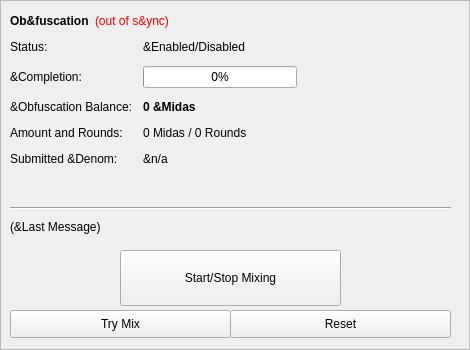
        <widget class="QFrame" name="frameObfuscation">
         <property name="minimumSize">
          <size>
           <width>0</width>
           <height>350</height>
          </size>
         </property>
         <property name="layoutDirection">
          <enum>Qt::LeftToRight</enum>
         </property>
         <property name="frameShape">
          <enum>QFrame::StyledPanel</enum>
         </property>
         <property name="frameShadow">
          <enum>QFrame::Raised</enum>
         </property>
         <widget class="QWidget" name="formLayoutWidget">
          <property name="geometry">
           <rect>
            <x>10</x>
            <y>40</y>
            <width>451</width>
            <height>161</height>
           </rect>
          </property>
          <layout class="QFormLayout" name="formLayout">
           <property name="fieldGrowthPolicy">
            <enum>QFormLayout::AllNonFixedFieldsGrow</enum>
           </property>
           <property name="horizontalSpacing">
            <number>11</number>
           </property>
           <property name="verticalSpacing">
            <number>12</number>
           </property>
           <item row="0" column="0">
            <widget class="QLabel" name="label_6">
             <property name="text">
              <string>Status:</string>
             </property>
            </widget>
           </item>
           <item row="1" column="0">
            <widget class="QLabel" name="label_7">
             <property name="text">
              <string>&amp;Completion:</string>
             </property>
            </widget>
           </item>
           <item row="1" column="1">
            <widget class="QProgressBar" name="obfuscationProgress">
             <property name="maximumSize">
              <size>
               <width>154</width>
               <height>16777215</height>
              </size>
             </property>
             <property name="value">
              <number>0</number>
             </property>
            </widget>
           </item>
           <item row="2" column="0">
            <widget class="QLabel" name="labelAnonymizedText">
             <property name="text">
              <string>&amp;Obfuscation Balance:</string>
             </property>
            </widget>
           </item>
           <item row="2" column="1">
            <widget class="QLabel" name="labelAnonymized">
             <property name="font">
              <font>
               <weight>75</weight>
               <bold>true</bold>
              </font>
             </property>
             <property name="text">
              <string notr="true">0 &amp;Midas</string>
             </property>
            </widget>
           </item>
           <item row="3" column="0">
            <widget class="QLabel" name="label_8">
             <property name="text">
              <string>Amount and Rounds:</string>
             </property>
            </widget>
           </item>
           <item row="3" column="1">
            <widget class="QLabel" name="labelAmountRounds">
             <property name="text">
              <string>0 Midas / 0 Rounds</string>
             </property>
            </widget>
           </item>
           <item row="4" column="0">
            <widget class="QLabel" name="label_9">
             <property name="text">
              <string>Submitted &amp;Denom:</string>
             </property>
            </widget>
           </item>
           <item row="4" column="1">
            <widget class="QLabel" name="labelSubmittedDenom">
             <property name="toolTip">
              <string>The denominations you submitted to the Masternode.&lt;br&gt;To mix, other users must submit the exact same denominations.</string>
             </property>
             <property name="text">
              <string>&amp;n/a</string>
             </property>
            </widget>
           </item>
           <item row="0" column="1">
            <widget class="QLabel" name="obfuscationEnabled">
             <property name="text">
              <string>&amp;Enabled/Disabled</string>
             </property>
            </widget>
           </item>
          </layout>
         </widget>
         <widget class="QPushButton" name="runAutoDenom">
          <property name="geometry">
           <rect>
            <x>251</x>
            <y>17</y>
            <width>1</width>
            <height>1</height>
           </rect>
          </property>
          <property name="palette">
           <palette>
            <active>
             <colorrole role="WindowText">
              <brush brushstyle="SolidPattern">
               <color alpha="255">
                <red>0</red>
                <green>0</green>
                <blue>0</blue>
               </color>
              </brush>
             </colorrole>
             <colorrole role="Button">
              <brush brushstyle="SolidPattern">
               <color alpha="255">
                <red>239</red>
                <green>238</green>
                <blue>238</blue>
               </color>
              </brush>
             </colorrole>
             <colorrole role="Light">
              <brush brushstyle="SolidPattern">
               <color alpha="255">
                <red>255</red>
                <green>255</green>
                <blue>255</blue>
               </color>
              </brush>
             </colorrole>
             <colorrole role="Midlight">
              <brush brushstyle="SolidPattern">
               <color alpha="255">
                <red>247</red>
                <green>246</green>
                <blue>246</blue>
               </color>
              </brush>
             </colorrole>
             <colorrole role="Dark">
              <brush brushstyle="SolidPattern">
               <color alpha="255">
                <red>119</red>
                <green>119</green>
                <blue>119</blue>
               </color>
              </brush>
             </colorrole>
             <colorrole role="Mid">
              <brush brushstyle="SolidPattern">
               <color alpha="255">
                <red>159</red>
                <green>159</green>
                <blue>159</blue>
               </color>
              </brush>
             </colorrole>
             <colorrole role="Text">
              <brush brushstyle="SolidPattern">
               <color alpha="255">
                <red>0</red>
                <green>0</green>
                <blue>0</blue>
               </color>
              </brush>
             </colorrole>
             <colorrole role="BrightText">
              <brush brushstyle="SolidPattern">
               <color alpha="255">
                <red>255</red>
                <green>255</green>
                <blue>255</blue>
               </color>
              </brush>
             </colorrole>
             <colorrole role="ButtonText">
              <brush brushstyle="SolidPattern">
               <color alpha="255">
                <red>0</red>
                <green>0</green>
                <blue>0</blue>
               </color>
              </brush>
             </colorrole>
             <colorrole role="Base">
              <brush brushstyle="SolidPattern">
               <color alpha="255">
                <red>255</red>
                <green>255</green>
                <blue>255</blue>
               </color>
              </brush>
             </colorrole>
             <colorrole role="Window">
              <brush brushstyle="SolidPattern">
               <color alpha="255">
                <red>239</red>
                <green>238</green>
                <blue>238</blue>
               </color>
              </brush>
             </colorrole>
             <colorrole role="Shadow">
              <brush brushstyle="SolidPattern">
               <color alpha="255">
                <red>0</red>
                <green>0</green>
                <blue>0</blue>
               </color>
              </brush>
             </colorrole>
             <colorrole role="AlternateBase">
              <brush brushstyle="SolidPattern">
               <color alpha="255">
                <red>247</red>
                <green>246</green>
                <blue>246</blue>
               </color>
              </brush>
             </colorrole>
             <colorrole role="ToolTipBase">
              <brush brushstyle="SolidPattern">
               <color alpha="255">
                <red>255</red>
                <green>255</green>
                <blue>220</blue>
               </color>
              </brush>
             </colorrole>
             <colorrole role="ToolTipText">
              <brush brushstyle="SolidPattern">
               <color alpha="255">
                <red>0</red>
                <green>0</green>
                <blue>0</blue>
               </color>
              </brush>
             </colorrole>
            </active>
            <inactive>
             <colorrole role="WindowText">
              <brush brushstyle="SolidPattern">
               <color alpha="255">
                <red>0</red>
                <green>0</green>
                <blue>0</blue>
               </color>
              </brush>
             </colorrole>
             <colorrole role="Button">
              <brush brushstyle="SolidPattern">
               <color alpha="255">
                <red>239</red>
                <green>238</green>
                <blue>238</blue>
               </color>
              </brush>
             </colorrole>
             <colorrole role="Light">
              <brush brushstyle="SolidPattern">
               <color alpha="255">
                <red>255</red>
                <green>255</green>
                <blue>255</blue>
               </color>
              </brush>
             </colorrole>
             <colorrole role="Midlight">
              <brush brushstyle="SolidPattern">
               <color alpha="255">
                <red>247</red>
                <green>246</green>
                <blue>246</blue>
               </color>
              </brush>
             </colorrole>
             <colorrole role="Dark">
              <brush brushstyle="SolidPattern">
               <color alpha="255">
                <red>119</red>
                <green>119</green>
                <blue>119</blue>
               </color>
              </brush>
             </colorrole>
             <colorrole role="Mid">
              <brush brushstyle="SolidPattern">
               <color alpha="255">
                <red>159</red>
                <green>159</green>
                <blue>159</blue>
               </color>
              </brush>
             </colorrole>
             <colorrole role="Text">
              <brush brushstyle="SolidPattern">
               <color alpha="255">
                <red>0</red>
                <green>0</green>
                <blue>0</blue>
               </color>
              </brush>
             </colorrole>
             <colorrole role="BrightText">
              <brush brushstyle="SolidPattern">
               <color alpha="255">
                <red>255</red>
                <green>255</green>
                <blue>255</blue>
               </color>
              </brush>
             </colorrole>
             <colorrole role="ButtonText">
              <brush brushstyle="SolidPattern">
               <color alpha="255">
                <red>0</red>
                <green>0</green>
                <blue>0</blue>
               </color>
              </brush>
             </colorrole>
             <colorrole role="Base">
              <brush brushstyle="SolidPattern">
               <color alpha="255">
                <red>255</red>
                <green>255</green>
                <blue>255</blue>
               </color>
              </brush>
             </colorrole>
             <colorrole role="Window">
              <brush brushstyle="SolidPattern">
               <color alpha="255">
                <red>239</red>
                <green>238</green>
                <blue>238</blue>
               </color>
              </brush>
             </colorrole>
             <colorrole role="Shadow">
              <brush brushstyle="SolidPattern">
               <color alpha="255">
                <red>0</red>
                <green>0</green>
                <blue>0</blue>
               </color>
              </brush>
             </colorrole>
             <colorrole role="AlternateBase">
              <brush brushstyle="SolidPattern">
               <color alpha="255">
                <red>247</red>
                <green>246</green>
                <blue>246</blue>
               </color>
              </brush>
             </colorrole>
             <colorrole role="ToolTipBase">
              <brush brushstyle="SolidPattern">
               <color alpha="255">
                <red>255</red>
                <green>255</green>
                <blue>220</blue>
               </color>
              </brush>
             </colorrole>
             <colorrole role="ToolTipText">
              <brush brushstyle="SolidPattern">
               <color alpha="255">
                <red>0</red>
                <green>0</green>
                <blue>0</blue>
               </color>
              </brush>
             </colorrole>
            </inactive>
            <disabled>
             <colorrole role="WindowText">
              <brush brushstyle="SolidPattern">
               <color alpha="255">
                <red>119</red>
                <green>119</green>
                <blue>119</blue>
               </color>
              </brush>
             </colorrole>
             <colorrole role="Button">
              <brush brushstyle="SolidPattern">
               <color alpha="255">
                <red>239</red>
                <green>238</green>
                <blue>238</blue>
               </color>
              </brush>
             </colorrole>
             <colorrole role="Light">
              <brush brushstyle="SolidPattern">
               <color alpha="255">
                <red>255</red>
                <green>255</green>
                <blue>255</blue>
               </color>
              </brush>
             </colorrole>
             <colorrole role="Midlight">
              <brush brushstyle="SolidPattern">
               <color alpha="255">
                <red>247</red>
                <green>246</green>
                <blue>246</blue>
               </color>
              </brush>
             </colorrole>
             <colorrole role="Dark">
              <brush brushstyle="SolidPattern">
               <color alpha="255">
                <red>119</red>
                <green>119</green>
                <blue>119</blue>
               </color>
              </brush>
             </colorrole>
             <colorrole role="Mid">
              <brush brushstyle="SolidPattern">
               <color alpha="255">
                <red>159</red>
                <green>159</green>
                <blue>159</blue>
               </color>
              </brush>
             </colorrole>
             <colorrole role="Text">
              <brush brushstyle="SolidPattern">
               <color alpha="255">
                <red>119</red>
                <green>119</green>
                <blue>119</blue>
               </color>
              </brush>
             </colorrole>
             <colorrole role="BrightText">
              <brush brushstyle="SolidPattern">
               <color alpha="255">
                <red>255</red>
                <green>255</green>
                <blue>255</blue>
               </color>
              </brush>
             </colorrole>
             <colorrole role="ButtonText">
              <brush brushstyle="SolidPattern">
               <color alpha="255">
                <red>119</red>
                <green>119</green>
                <blue>119</blue>
               </color>
              </brush>
             </colorrole>
             <colorrole role="Base">
              <brush brushstyle="SolidPattern">
               <color alpha="255">
                <red>239</red>
                <green>238</green>
                <blue>238</blue>
               </color>
              </brush>
             </colorrole>
             <colorrole role="Window">
              <brush brushstyle="SolidPattern">
               <color alpha="255">
                <red>239</red>
                <green>238</green>
                <blue>238</blue>
               </color>
              </brush>
             </colorrole>
             <colorrole role="Shadow">
              <brush brushstyle="SolidPattern">
               <color alpha="255">
                <red>0</red>
                <green>0</green>
                <blue>0</blue>
               </color>
              </brush>
             </colorrole>
             <colorrole role="AlternateBase">
              <brush brushstyle="SolidPattern">
               <color alpha="255">
                <red>239</red>
                <green>238</green>
                <blue>238</blue>
               </color>
              </brush>
             </colorrole>
             <colorrole role="ToolTipBase">
              <brush brushstyle="SolidPattern">
               <color alpha="255">
                <red>255</red>
                <green>255</green>
                <blue>220</blue>
               </color>
              </brush>
             </colorrole>
             <colorrole role="ToolTipText">
              <brush brushstyle="SolidPattern">
               <color alpha="255">
                <red>0</red>
                <green>0</green>
                <blue>0</blue>
               </color>
              </brush>
             </colorrole>
            </disabled>
           </palette>
          </property>
          <property name="focusPolicy">
           <enum>Qt::NoFocus</enum>
          </property>
          <property name="autoFillBackground">
           <bool>true</bool>
          </property>
          <property name="text">
           <string/>
          </property>
          <property name="flat">
           <bool>true</bool>
          </property>
         </widget>
         <widget class="QPushButton" name="toggleObfuscation">
          <property name="geometry">
           <rect>
            <x>120</x>
            <y>250</y>
            <width>221</width>
            <height>56</height>
           </rect>
          </property>
          <property name="sizePolicy">
           <sizepolicy hsizetype="MinimumExpanding" vsizetype="Fixed">
            <horstretch>0</horstretch>
            <verstretch>0</verstretch>
           </sizepolicy>
          </property>
          <property name="text">
           <string>Start/Stop Mixing</string>
          </property>
         </widget>
         <widget class="Line" name="lineLastMessage">
          <property name="geometry">
           <rect>
            <x>10</x>
            <y>200</y>
            <width>441</width>
            <height>16</height>
           </rect>
          </property>
          <property name="orientation">
           <enum>Qt::Horizontal</enum>
          </property>
         </widget>
         <widget class="QLabel" name="obfuscationStatus">
          <property name="geometry">
           <rect>
            <x>10</x>
            <y>220</y>
            <width>451</width>
            <height>61</height>
           </rect>
          </property>
          <property name="minimumSize">
           <size>
            <width>288</width>
            <height>43</height>
           </size>
          </property>
          <property name="text">
           <string>(&amp;Last Message)</string>
          </property>
          <property name="alignment">
           <set>Qt::AlignLeading|Qt::AlignLeft|Qt::AlignTop</set>
          </property>
          <property name="wordWrap">
           <bool>true</bool>
          </property>
         </widget>
         <widget class="QPushButton" name="obfuscationAuto">
          <property name="geometry">
           <rect>
            <x>10</x>
            <y>310</y>
            <width>221</width>
            <height>28</height>
           </rect>
          </property>
          <property name="sizePolicy">
           <sizepolicy hsizetype="MinimumExpanding" vsizetype="Fixed">
            <horstretch>0</horstretch>
            <verstretch>0</verstretch>
           </sizepolicy>
          </property>
          <property name="toolTip">
           <string>Try to manually submit a Obfuscation request.</string>
          </property>
          <property name="text">
           <string>Try Mix</string>
          </property>
         </widget>
         <widget class="QPushButton" name="obfuscationReset">
          <property name="geometry">
           <rect>
            <x>230</x>
            <y>310</y>
            <width>221</width>
            <height>28</height>
           </rect>
          </property>
          <property name="sizePolicy">
           <sizepolicy hsizetype="MinimumExpanding" vsizetype="Fixed">
            <horstretch>0</horstretch>
            <verstretch>0</verstretch>
           </sizepolicy>
          </property>
          <property name="toolTip">
           <string>Reset the current status of Obfuscation (can interrupt Obfuscation if it's in the process of Mixing, which can cost you money!)</string>
          </property>
          <property name="autoFillBackground">
           <bool>false</bool>
          </property>
          <property name="text">
           <string>Reset</string>
          </property>
         </widget>
         <widget class="QWidget" name="layoutWidget">
          <property name="geometry">
           <rect>
            <x>10</x>
            <y>10</y>
            <width>431</width>
            <height>22</height>
           </rect>
          </property>
          <layout class="QHBoxLayout" name="horizontalLayout_5">
           <item>
            <widget class="QLabel" name="label_2">
             <property name="font">
              <font>
               <weight>75</weight>
               <bold>true</bold>
              </font>
             </property>
             <property name="text">
              <string>Ob&amp;fuscation</string>
             </property>
            </widget>
           </item>
           <item>
            <widget class="QLabel" name="labelObfuscationSyncStatus">
             <property name="toolTip">
              <string>The displayed information may be out of date. Your wallet automatically synchronizes with the Midas network after a connection is established, but this process has not completed yet.</string>
             </property>
             <property name="styleSheet">
              <string notr="true">QLabel { color: red; }</string>
             </property>
             <property name="text">
              <string notr="true">(out of s&amp;ync)</string>
             </property>
             <property name="alignment">
              <set>Qt::AlignLeading|Qt::AlignLeft|Qt::AlignVCenter</set>
             </property>
            </widget>
           </item>
           <item>
            <spacer name="horizontalSpacer_4">
             <property name="orientation">
              <enum>Qt::Horizontal</enum>
             </property>
             <property name="sizeHint" stdset="0">
              <size>
               <width>40</width>
               <height>20</height>
              </size>
             </property>
            </spacer>
           </item>
          </layout>
         </widget>
        </widget>
